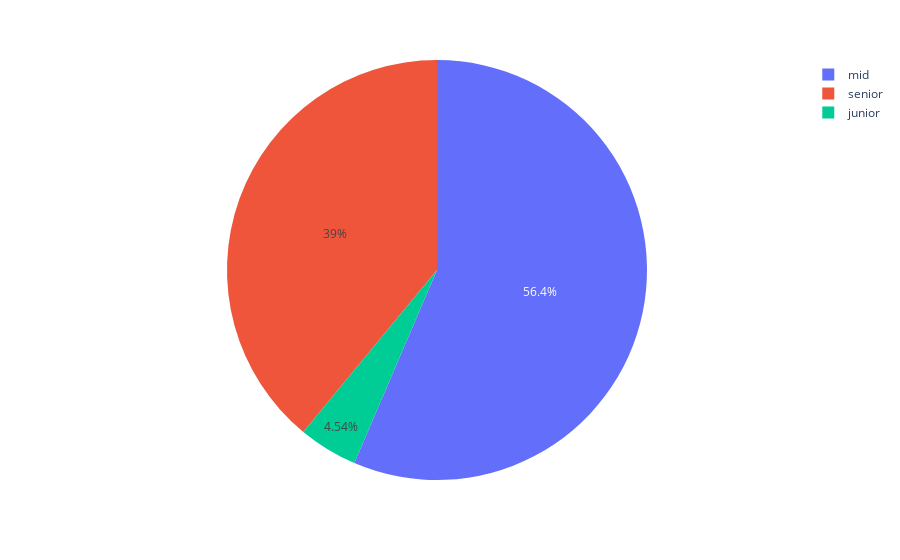

This figure's notebook cell:
### Markdown cell above
# Experience

### Code cell
exp_level = df['experience_level'].value_counts()
fig = px.pie(exp_level, names=exp_level.index, values=exp_level.values)
fig.show()

### Figure 1 — Plotly figure (JSON) as saved in the notebook; plotly's stock layout.template omitted (floating-point values rounded to 4 significant figures)
{"data": [{"domain": {"x": [0, 1], "y": [0, 1]}, "hovertemplate": "index=%{label}<br>value=%{value}<extra></extra>", "labels": ["mid", "senior", "junior"], "legendgroup": "", "name": "", "showlegend": true, "type": "pie", "values": [2397, 1657, 193]}], "layout": {"legend": {"tracegroupgap": 0}, "margin": {"t": 60}}}
